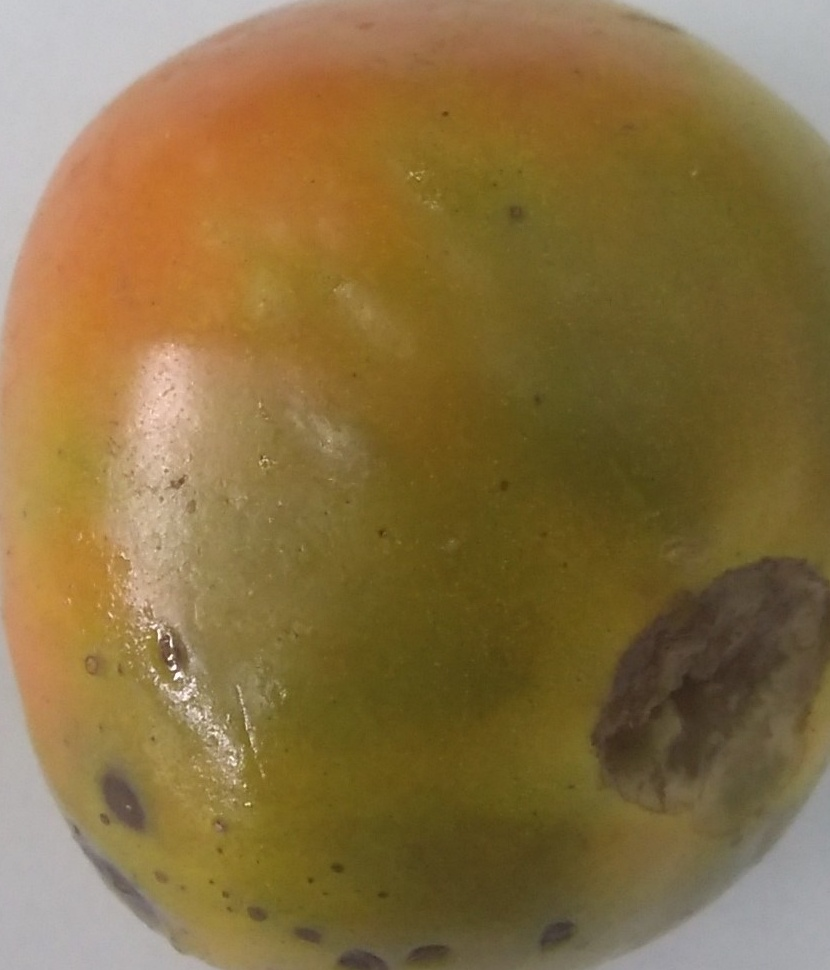
#> input picture Hackathon/res/out9.jpg, 830 x 970 px
$ python msob.py   (older library calls are emulated)
#> lines starting #> are read from the running program, lines starting #| are printed output that depends on the picture
import cv2
import numpy as np
from matplotlib import pyplot as plt
import sys
from PIL import Image


def mouse_callback(event, x, y, flags, params):

    if event==1:
        clicks.append([x,y])

        #print(clicks)
        print("sobelx ="+str(sobelox[x][y]), "sobely ="+str(sobeloy[x][y]))

img0= cv2.imread('res/out9.jpg')
#> img0 is the input picture: shape (970, 830, 3); mean B, G, R 65.9, 111.9, 135.9
cv2.imshow("image",img0)
gray = cv2.cvtColor(img0, cv2.COLOR_BGR2GRAY)
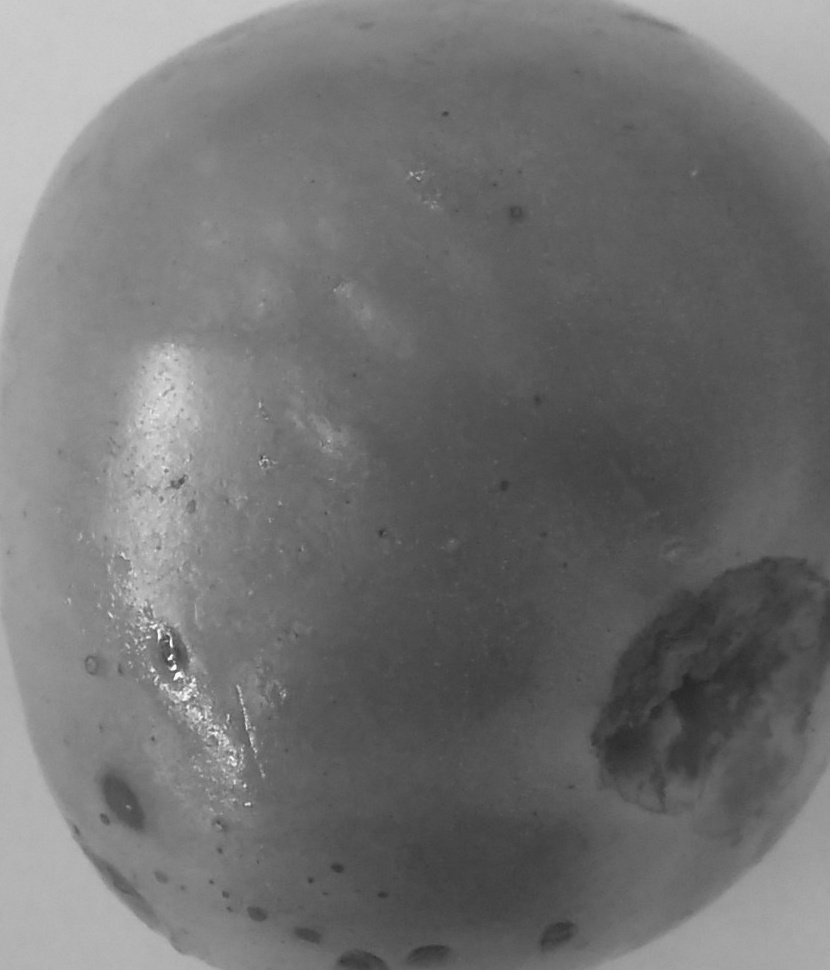
#> gray: shape (970, 830); min 37, max 252, mean 113.8

# remove noise
img = cv2.GaussianBlur(gray,(3,3),0)

# convolute with proper kernels
laplacian = cv2.Laplacian(img,cv2.CV_64F)
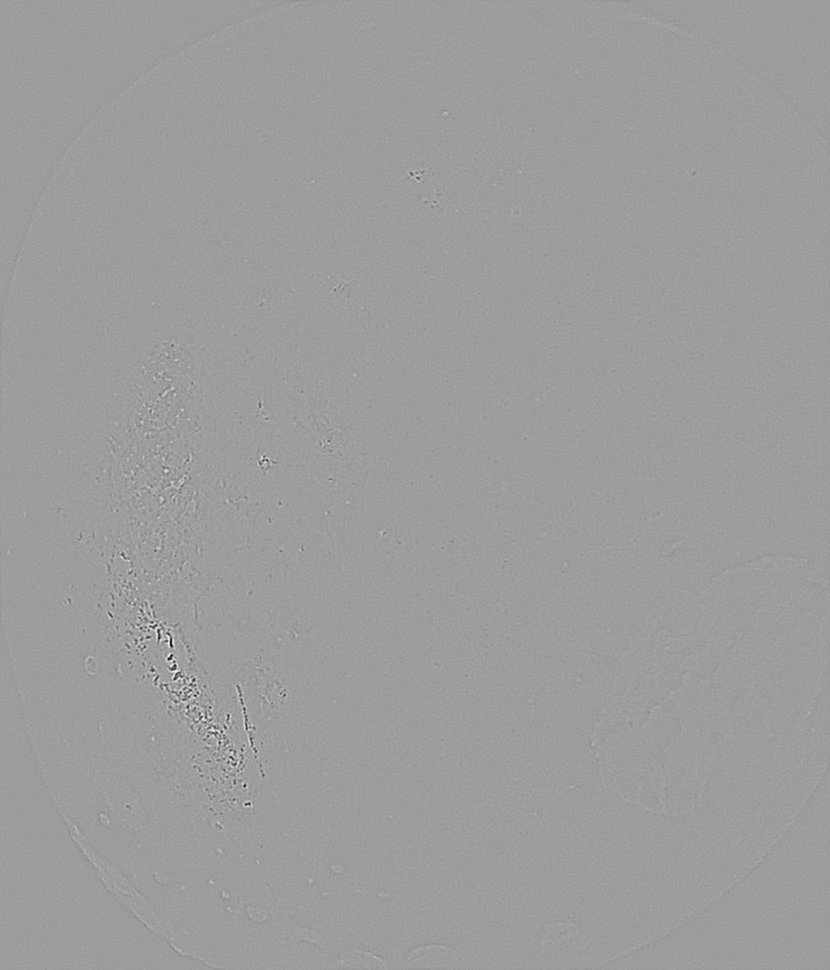
#> laplacian: shape (970, 830) float64; min -91, max 57, mean 0; drawn with min black and max white
sobelox = cv2.Sobel(img,cv2.CV_64F,1,0,ksize=5)  # x
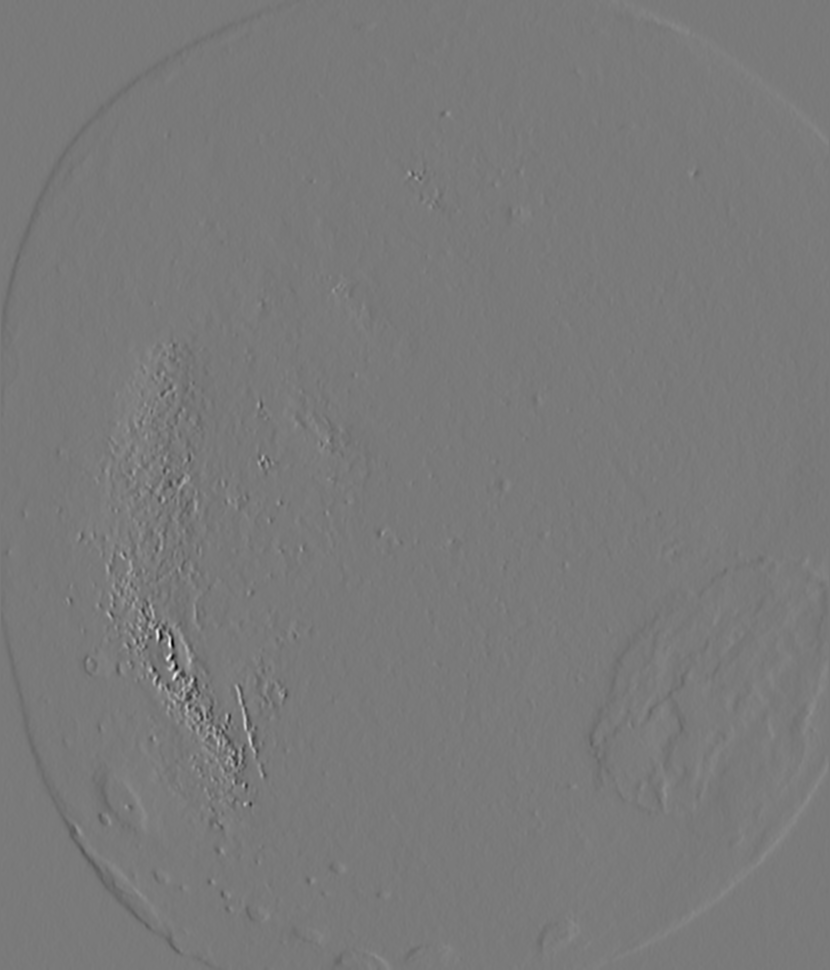
#> sobelox: shape (970, 830) float64; min -5462, max 5927, mean -9; drawn with min black and max white
sobeloy = cv2.Sobel(img,cv2.CV_64F,0,1,ksize=5)  # y


sobelx=sobelox-np.min(sobelox)
sobelx=sobelx/(np.max(sobelx))

sobely=sobeloy-np.min(sobeloy)
sobely=sobely/(np.max(sobely))

cv2.setMouseCallback('image', mouse_callback)
while True:
    clicks = []
    if cv2.waitKey(25) & 0xFF == ord('q'):
#> (key q is pressed here)
        break

$ run again, with Hackathon/res/out1.jpg copied over Hackathon/res/out9.jpg
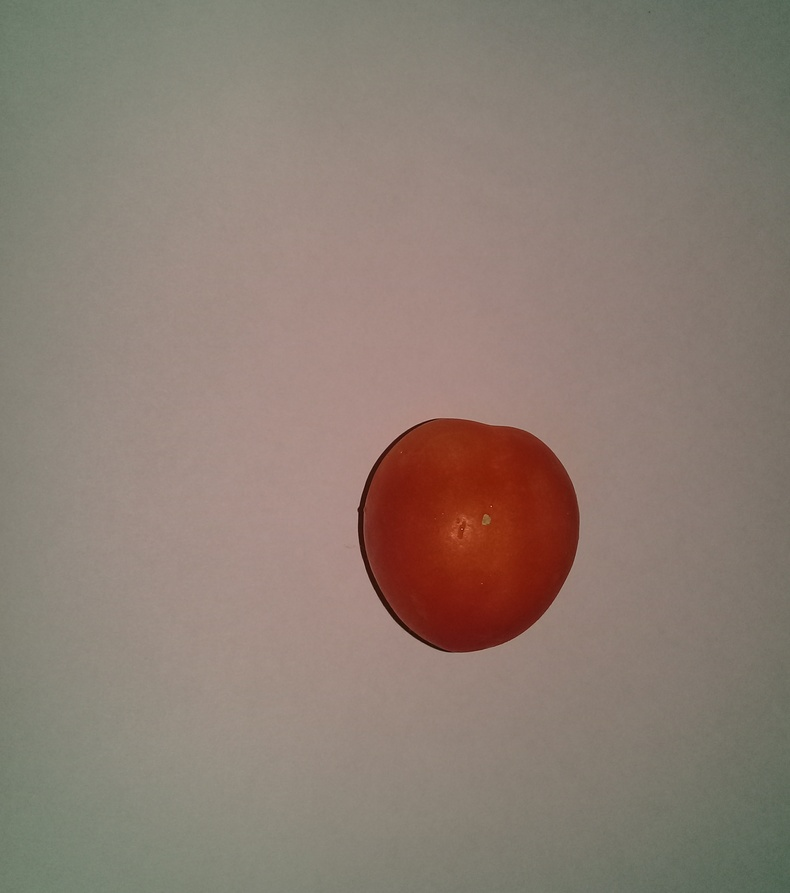
#> input picture Hackathon/res/out1.jpg, 790 x 893 px, shrunk from 2299 x 2598 before the run
#> img0 is the input picture: shape (893, 790, 3); mean B, G, R 114.6, 124.9, 139.6
#> `laplacian = cv2.Laplacian(img,cv2.CV_64F)`:
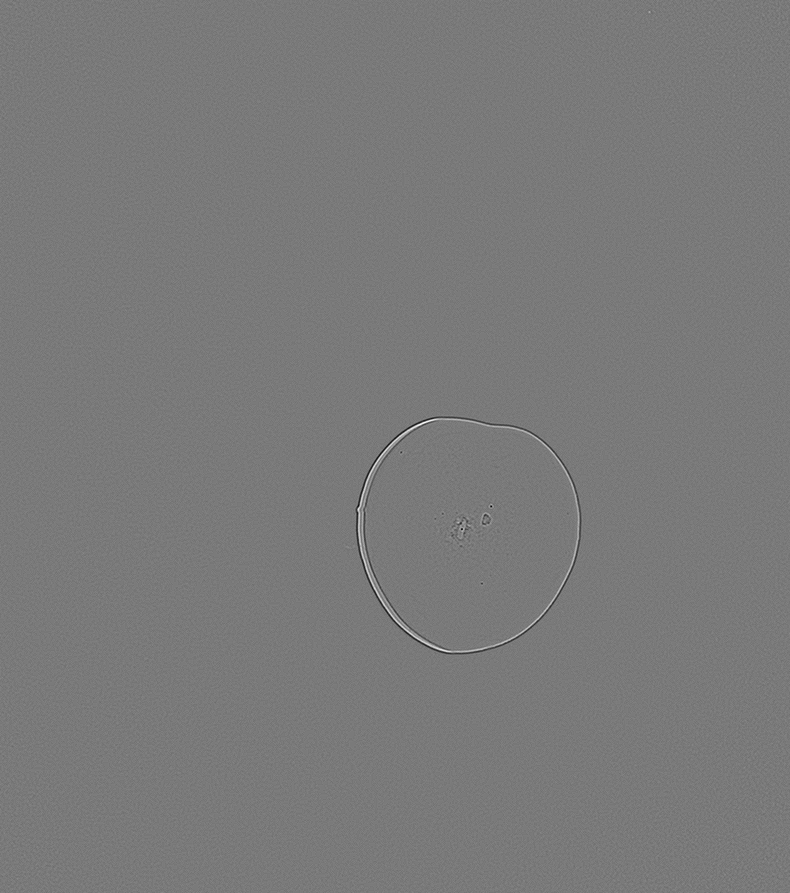
#> laplacian: shape (893, 790) float64; min -56, max 61, mean 0; drawn with min black and max white
#> `sobelox = cv2.Sobel(img,cv2.CV_64F,1,0,ksize=5)`:
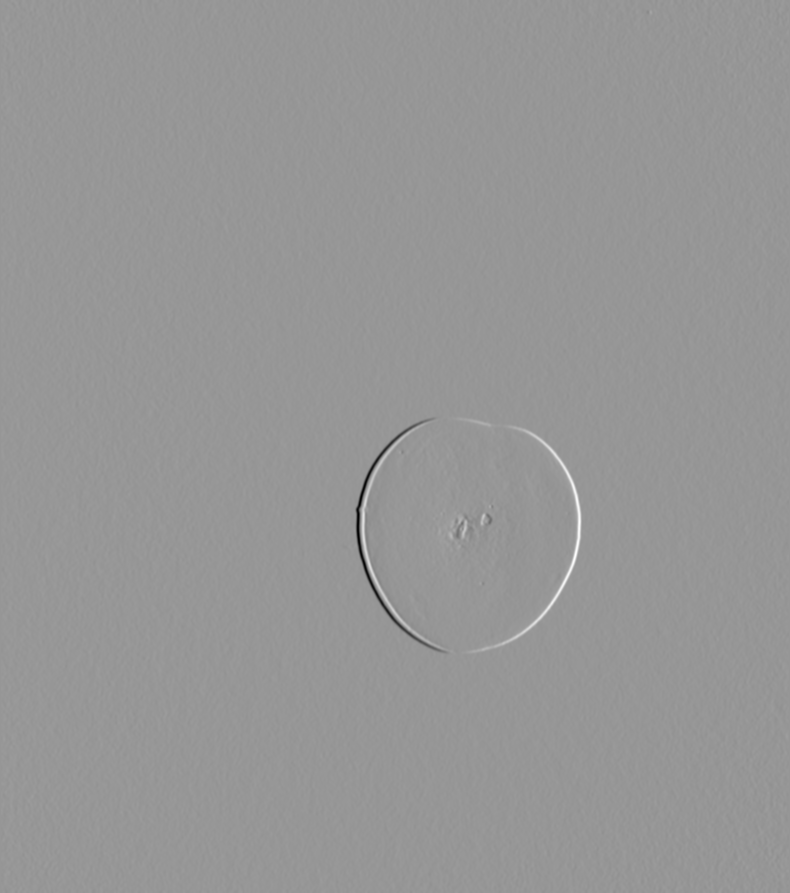
#> sobelox: shape (893, 790) float64; min -5142, max 3548, mean -2.6; drawn with min black and max white

$ run again, with Hackathon/res/out10.jpg copied over Hackathon/res/out9.jpg
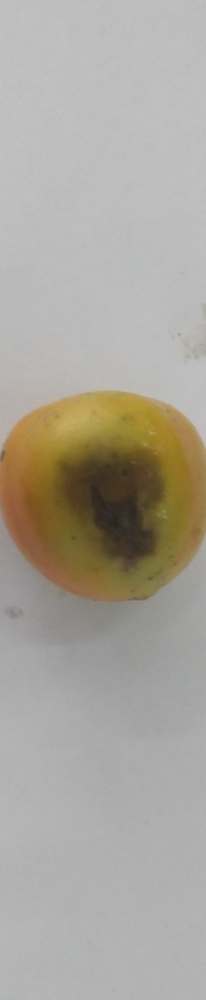
#> input picture Hackathon/res/out10.jpg, 206 x 1000 px, shrunk from 644 x 3132 before the run
#> img0 is the input picture: shape (1000, 206, 3); mean B, G, R 156.3, 165.5, 169.9
#> `laplacian = cv2.Laplacian(img,cv2.CV_64F)`:
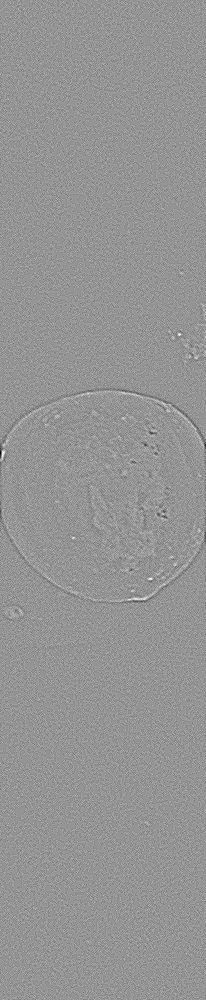
#> laplacian: shape (1000, 206) float64; min -21, max 15, mean -0.00239; drawn with min black and max white
#> `sobeloy = cv2.Sobel(img,cv2.CV_64F,0,1,ksize=5)`:
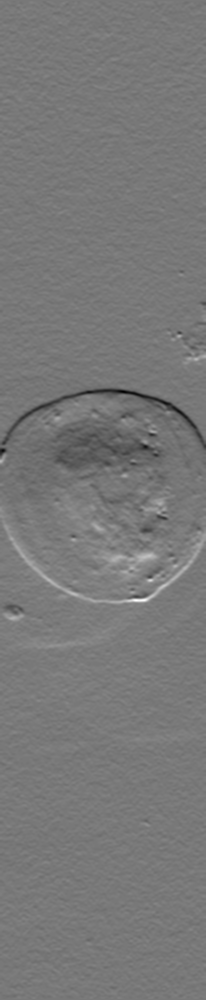
#> sobeloy: shape (1000, 206) float64; min -1277, max 1421, mean -1.4; drawn with min black and max white

$ run again, with Hackathon/res/out11.jpg copied over Hackathon/res/out9.jpg
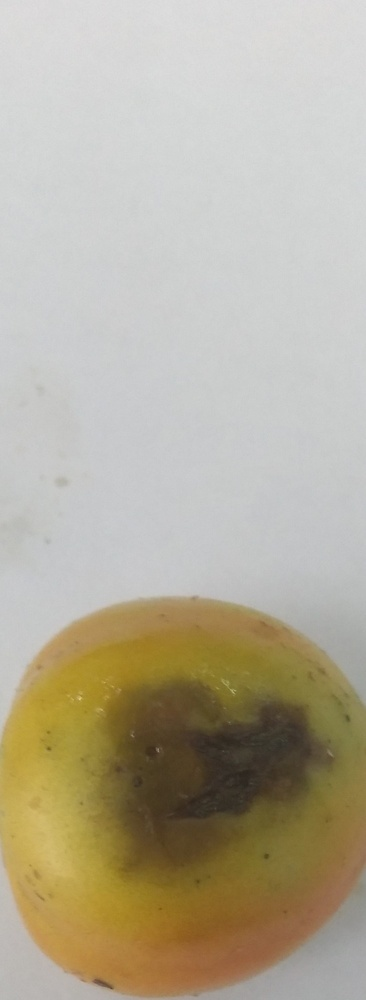
#> input picture Hackathon/res/out11.jpg, 366 x 1000 px, shrunk from 731 x 1995 before the run
#> img0 is the input picture: shape (1000, 366, 3); mean B, G, R 154.3, 173.5, 181
#> `laplacian = cv2.Laplacian(img,cv2.CV_64F)`:
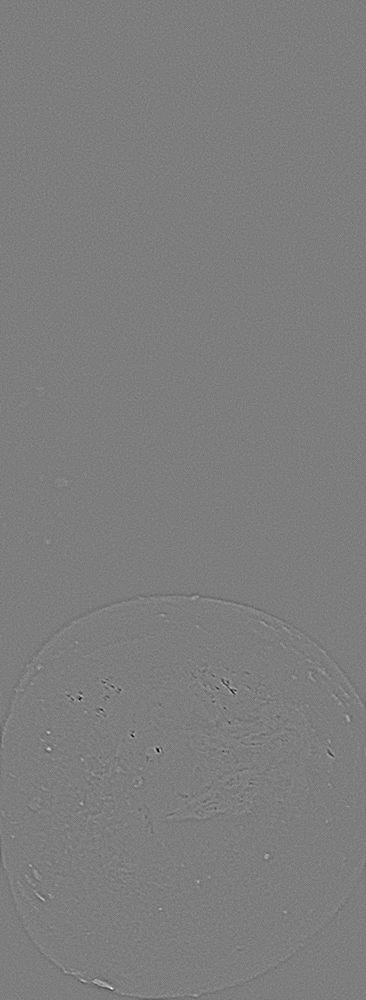
#> laplacian: shape (1000, 366) float64; min -37, max 38, mean 0; drawn with min black and max white
#> `sobeloy = cv2.Sobel(img,cv2.CV_64F,0,1,ksize=5)`:
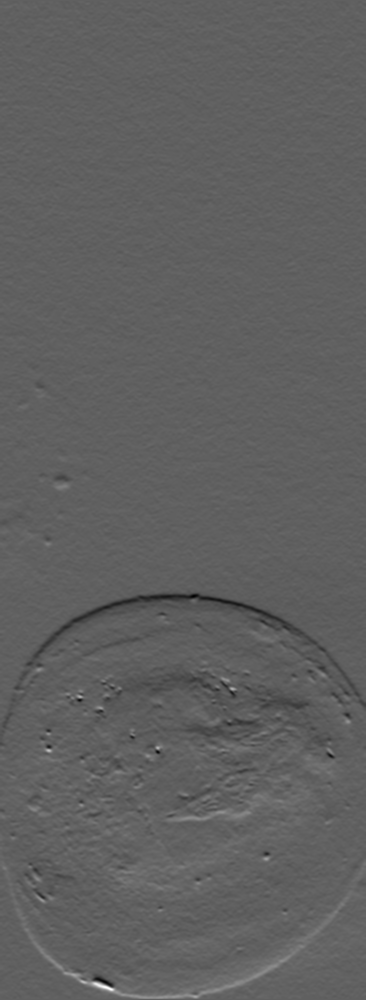
#> sobeloy: shape (1000, 366) float64; min -1543, max 2527, mean -6.5; drawn with min black and max white
